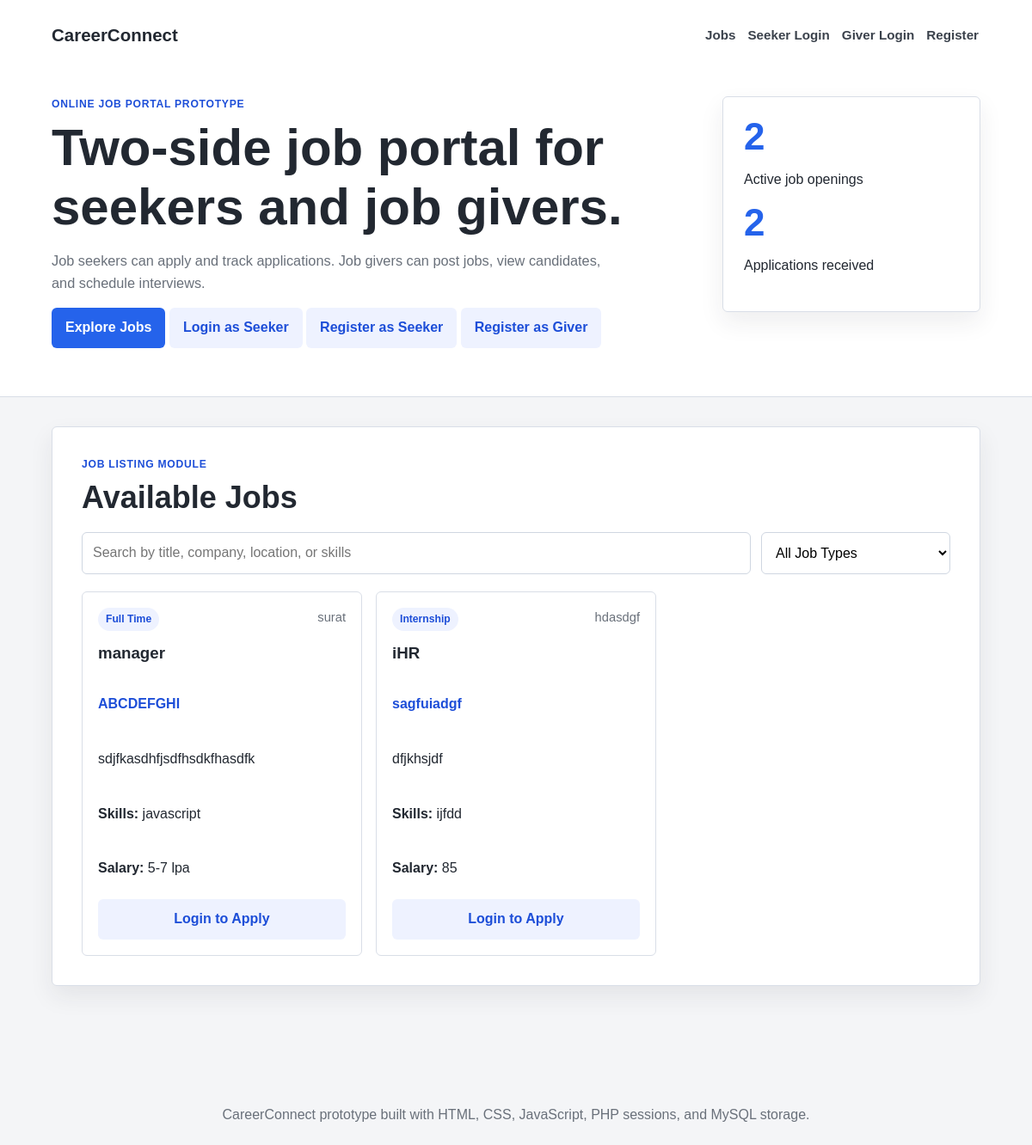
The page / on the database its author committed.
### tables this page shows
CREATE TABLE jobs (
  id INT UNSIGNED AUTO_INCREMENT PRIMARY KEY,
  giver_id INT UNSIGNED NOT NULL,
  title VARCHAR(150) NOT NULL,
  company VARCHAR(150) NOT NULL,
  location VARCHAR(150) NOT NULL,
  type ENUM('Full Time', 'Part Time', 'Internship') NOT NULL,
  salary VARCHAR(100) NOT NULL,
  skills VARCHAR(255) NOT NULL,
  description TEXT NOT NULL,
  created_at TIMESTAMP NOT NULL DEFAULT CURRENT_TIMESTAMP,
  CONSTRAINT fk_jobs_giver
    FOREIGN KEY (giver_id) REFERENCES users(id)
    ON DELETE CASCADE
);

### functions.php (called while the page is built, shortened)
<?php
require_once 'db.php';
function get_jobs() {
    $statement = db()->query('SELECT * FROM jobs ORDER BY id');
    return $statement->fetchAll();
}
function get_applications() {
    $statement = db()->query(
        "SELECT
            id,
            job_id,
            seeker_id,
            name,
            email,
            phone,
            education,
            skills,
            message,
            status,
            COALESCE(DATE_FORMAT(interview_date, '%Y-%m-%d'), '') AS interview_date,
            COALESCE(TIME_FORMAT(interview_time, '%H:%i'), '') AS interview_time,
            COALESCE(interview_mode, '') AS interview_mode,
            COALESCE(interview_note, '') AS interview_note,
            DATE_FORMAT(applied_at, '%Y-%m-%d %H:%i:%s') AS applied_at
        FROM applications
        ORDER BY id"
    );
    return $statement->fetchAll();
}
function current_user() {
    if (!isset($_SESSION['user_id'])) {
        return null;
    }
    return find_user($_SESSION['user_id']);
}
function is_seeker() {
    $user = current_user();
    return $user && $user['role'] === 'seeker';
}
function is_giver() {
    $user = current_user();
    return $user && $user['role'] === 'giver';
}
?>

### db.php (called while the page is built, shortened)
<?php
function db() {
    static $pdo = null;
    if ($pdo instanceof PDO) {
        return $pdo;
    }
    $dsn = 'mysql:host=' . DB_HOST . ';dbname=' . DB_NAME . ';charset=' . DB_CHARSET;
    try {
        $pdo = new PDO($dsn, DB_USER, DB_PASS, [
            PDO::ATTR_ERRMODE => PDO::ERRMODE_EXCEPTION,
            PDO::ATTR_DEFAULT_FETCH_MODE => PDO::FETCH_ASSOC,
            PDO::ATTR_EMULATE_PREPARES => false
        ]);
    } catch (PDOException $exception) {
        die('Database connection failed. Check db.php settings and import database.sql in MySQL Workbench.');
    }
    return $pdo;
}
?>

### index.php (the view, shortened to what this page needs)
<?php
require_once 'functions.php';
$user = current_user();
$jobs = get_jobs();
$applications = get_applications();
?>
<!DOCTYPE html>
<html lang="en">
<head>
    <link rel="stylesheet" href="css/style.css">
</head>
<body>
    <header class="hero">
        <nav class="navbar">
            <a class="logo" href="index.php">CareerConnect</a>
            <div class="nav-links">
                <a href="#jobs">Jobs</a>
                <?php if ($user): ?>
                    <a href="<?php echo dashboard_link(); ?>">Dashboard</a>
                    <a href="logout.php">Logout</a>
                <?php else: ?>
                    <a href="login.php?role=seeker">Seeker Login</a>
                    <a href="login.php?role=giver">Giver Login</a>
                    <a href="register.php?role=seeker">Register</a>
                <?php endif; ?>
            </div>
        </nav>
        <section class="hero-content">
            <div>
                <p class="eyebrow">Online Job Portal Prototype</p>
                <h1>Two-side job portal for seekers and job givers.</h1>
                <p class="hero-text">Job seekers can apply and track applications. Job givers can post jobs, view candidates, and schedule interviews.</p>
                <a class="primary-btn" href="#jobs">Explore Jobs</a>
                <?php if (!$user): ?>
                    <a class="secondary-btn" href="login.php?role=seeker">Login as Seeker</a>
                    <a class="secondary-btn" href="register.php?role=seeker">Register as Seeker</a>
                    <a class="secondary-btn" href="register.php?role=giver">Register as Giver</a>
                <?php endif; ?>
            </div>
            <div class="hero-card">
                <span><?php echo count($jobs); ?></span>
                <p>Active job openings</p>
                <span><?php echo count($applications); ?></span>
                <p>Applications received</p>
            </div>
        </section>
    </header>
    <main>
        <section class="panel" id="jobs">
            <div class="section-heading">
                <p class="eyebrow">Job Listing Module</p>
                <h2>Available Jobs</h2>
            </div>
            <div class="filters">
                <input type="search" id="searchInput" placeholder="Search by title, company, location, or skills">
                <select id="typeFilter">
                    <option value="all">All Job Types</option>
                </select>
            </div>
            <div class="job-grid" id="jobGrid">
                <?php foreach ($jobs as $job): ?>
                    <article class="job-card" data-search="<?php echo strtolower($job['title'] . ' ' . $job['company'] . ' ' . $job['location'] . ' ' . $job['skills']); ?>" data-type="<?php echo $job['type']; ?>">
                        <div class="job-topline">
                            <span class="job-type"><?php echo $job['type']; ?></span>
                            <span><?php echo $job['location']; ?></span>
                        </div>
                        <h3><?php echo $job['title']; ?></h3>
                        <p class="company"><?php echo $job['company']; ?></p>
                        <p><?php echo $job['description']; ?></p>
                        <p><strong>Skills:</strong> <?php echo $job['skills']; ?></p>
                        <p><strong>Salary:</strong> <?php echo $job['salary']; ?></p>
                        <?php if (is_seeker()): ?>
                            <button class="secondary-btn apply-button" data-job-id="<?php echo $job['id']; ?>" data-job-title="<?php echo $job['title']; ?>">Apply Now</button>
                        <?php elseif (is_giver()): ?>
                            <a class="secondary-btn" href="giver_dashboard.php">Manage Jobs</a>
                        <?php else: ?>
                            <a class="secondary-btn" href="login.php?role=seeker">Login to Apply</a>
                        <?php endif; ?>
                    </article>
                <?php endforeach; ?>
            </div>
        </section>
    </main>
    <footer>
        <p>CareerConnect prototype built with HTML, CSS, JavaScript, PHP sessions, and MySQL storage.</p>
    </footer>
</body>
</html>

### css/style.css (style rules this page uses)
:root { --ink: #222831; --muted: #69707a; --paper: #f4f5f7; --panel: #ffffff; --accent: #2563eb; --accent-dark: #1d4ed8; --green: #16794c; --danger: #b42318; --line: #d9dee7; --soft: #f8fafc; --shadow: 0 12px 28px rgba(34, 40, 49, 0.08); }
* { box-sizing: border-box; }
html { scroll-behavior: smooth; }
body { margin: 0; color: var(--ink); background: #f4f5f7; font-family: Arial, Helvetica, sans-serif; line-height: 1.55; }
.hero { background: #ffffff; border-bottom: 1px solid var(--line); padding: 22px clamp(18px, 5vw, 72px) 56px; }
.navbar, .hero-content, main, footer { position: relative; z-index: 1; }
.navbar { align-items: center; display: flex; gap: 20px; justify-content: space-between; margin-bottom: 52px; }
.logo { color: var(--ink); font-size: 1.28rem; font-weight: 800; text-decoration: none; }
.nav-links, .role-switch { display: flex; flex-wrap: wrap; gap: 10px; }
.nav-links a { color: #3b424c; font-size: 0.95rem; font-weight: 700; padding: 7px 2px; text-decoration: none; }
.hero-content { align-items: start; display: grid; gap: 36px; grid-template-columns: minmax(0, 1.45fr) 300px; }
.eyebrow { color: var(--accent-dark); font-size: 0.76rem; font-weight: 800; letter-spacing: 0.06em; margin: 0 0 8px; text-transform: uppercase; }
h1, h2, h3 { line-height: 1.14; margin: 0 0 14px; }
h1 { font-size: clamp(2.1rem, 5vw, 4.2rem); max-width: 850px; }
h2 { font-size: clamp(1.45rem, 3vw, 2.25rem); }
.hero-text, .small-copy { color: var(--muted); font-size: 1.02rem; max-width: 640px; }
.hero-card, .panel, dialog, .mini-stat, .auth-panel { background: var(--panel); border: 1px solid var(--line); border-radius: 6px; box-shadow: var(--shadow); }
.hero-card { padding: 24px; }
.hero-card span, .mini-stat span { color: var(--accent); display: block; font-size: 2.75rem; font-weight: 800; line-height: 1; }
.primary-btn, .secondary-btn { border: 0; border-radius: 6px; cursor: pointer; display: inline-block; font: inherit; font-weight: 700; padding: 11px 16px; text-align: center; text-decoration: none; }
.primary-btn { background: var(--accent); color: #fff; }
.secondary-btn { background: #eef2ff; color: var(--accent-dark); }
main { padding: 34px clamp(18px, 5vw, 72px) 70px; }
.panel { margin: 0 auto 28px; max-width: 1180px; padding: clamp(20px, 4vw, 34px); }
.section-heading { margin-bottom: 20px; }
.filters { display: grid; gap: 12px; grid-template-columns: 1fr 220px; margin-bottom: 20px; }
input, select, textarea { background: #fff; border: 1px solid #cfd6e1; border-radius: 6px; font: inherit; outline: none; padding: 11px 12px; width: 100%; }
.job-grid { display: grid; gap: 16px; grid-template-columns: repeat(3, minmax(0, 1fr)); }
.job-card, .application-item { background: #fff; border: 1px solid var(--line); border-radius: 6px; padding: 18px; }
.job-card { display: grid; gap: 7px; }
.job-topline { color: var(--muted); display: flex; font-size: 0.92rem; gap: 10px; justify-content: space-between; margin-bottom: 8px; }
.job-type, .status-pill { background: #eef2ff; border-radius: 999px; color: var(--accent-dark); display: inline-block; font-size: 0.76rem; font-weight: 800; padding: 4px 9px; }
.company { color: var(--accent-dark); font-weight: 800; }
footer { color: var(--muted); padding: 24px; text-align: center; }

### rows shown on the page
jobs: type "Full Time", location "surat", title "manager", company "ABCDEFGHI", description "sdjfkasdhfjsdfhsdkfhasdfk", skills "javascript", salary "5-7 lpa"
jobs: type "Internship", location "hdasdgf", title "iHR", company "sagfuiadgf", description "dfjkhsjdf", skills "ijfdd", salary "85"

### other values the page prints
count($jobs) "2"
count($applications) "2"
